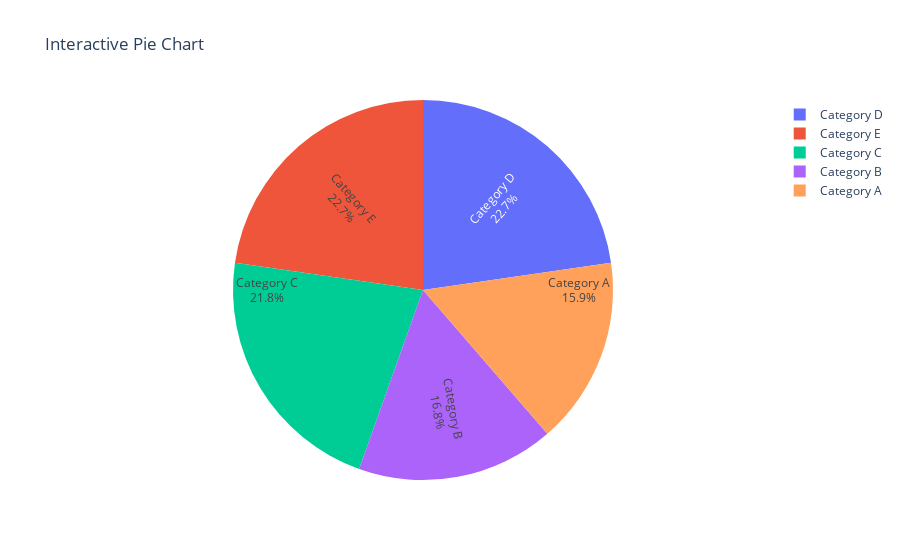

This figure's notebook cell:
### Code cell
"""Q21. Using Plotly, create an interactive pie chart of randomly generated data, add labels and percentages, set
the title as 'Interactive Pie Chart"""

import numpy as np
import plotly.graph_objects as go

# Generate random data
np.random.seed(0)  # For reproducibility
categories = ['Category A', 'Category B', 'Category C', 'Category D', 'Category E']
values = np.random.randint(10, 100, size=len(categories))

# Create a pie chart
fig = go.Figure()

fig.add_trace(go.Pie(labels=categories, values=values, 
                     textinfo='label+percent', 
                     insidetextorientation='radial'))

# Set the title
fig.update_layout(title='Interactive Pie Chart')

# Show the plot
fig.show()

### Figure 1 — Plotly figure (JSON) as saved in the notebook; plotly's stock layout.template omitted (floating-point values rounded to 4 significant figures)
{"data": [{"insidetextorientation": "radial", "labels": ["Category A", "Category B", "Category C", "Category D", "Category E"], "textinfo": "label+percent", "type": "pie", "values": [54, 57, 74, 77, 77]}], "layout": {"title": {"text": "Interactive Pie Chart"}}}
